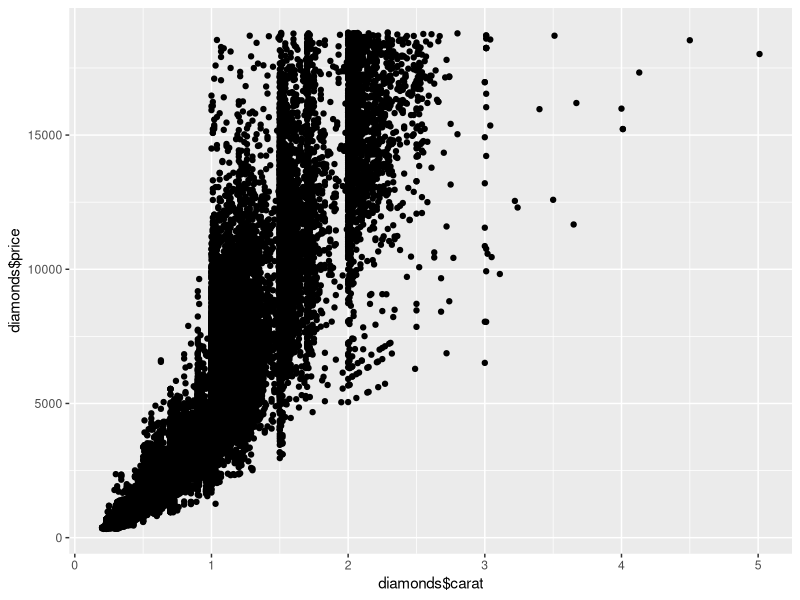
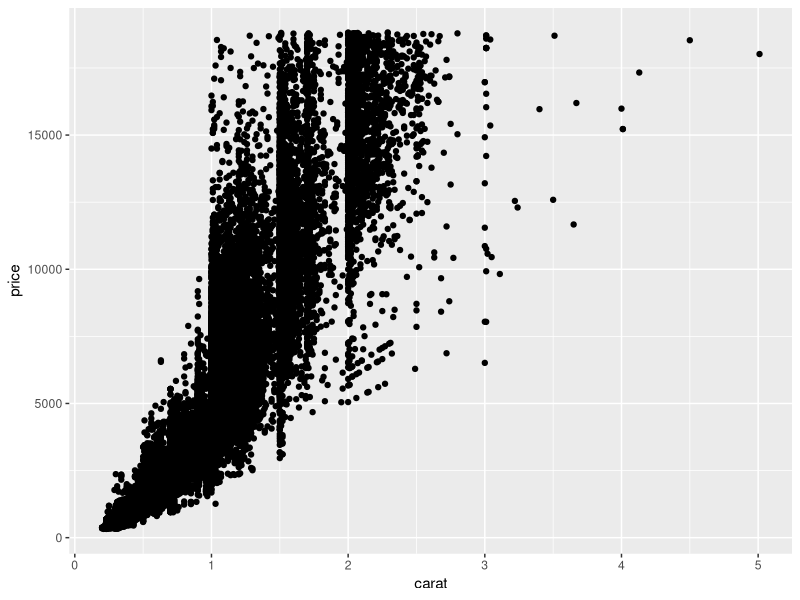
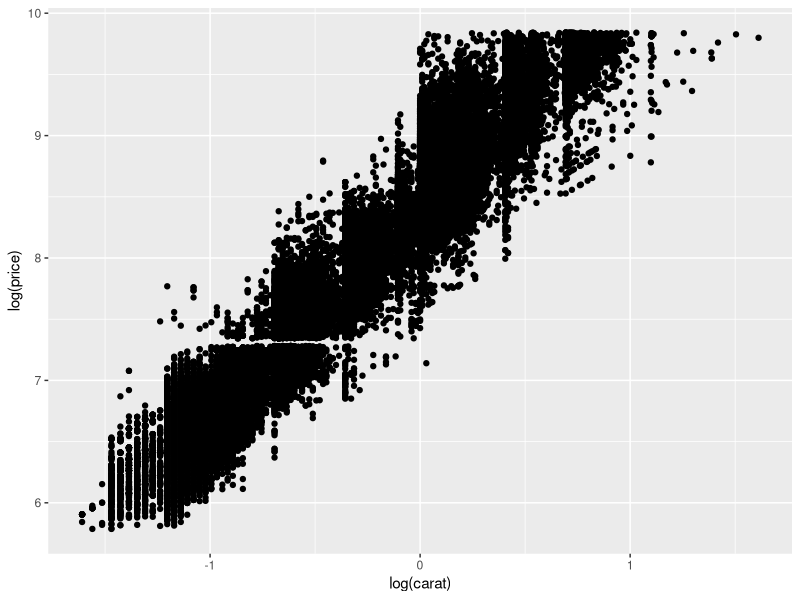
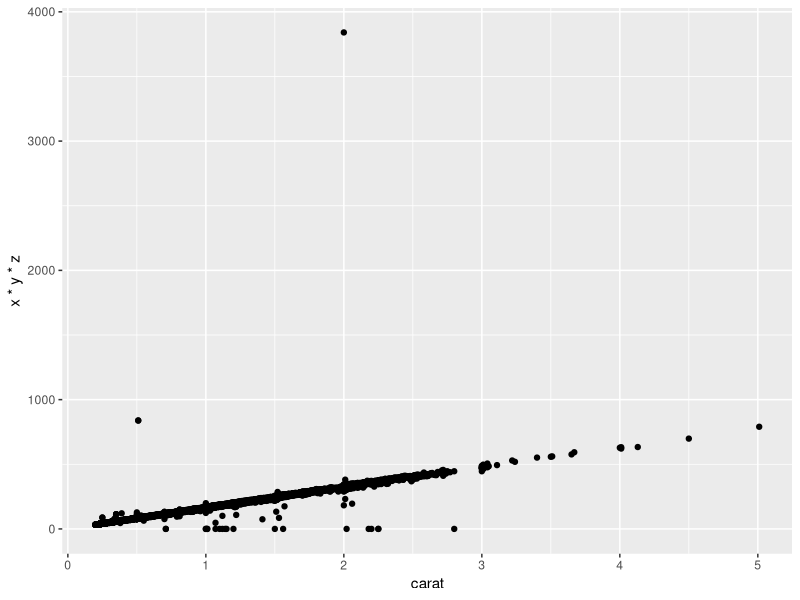
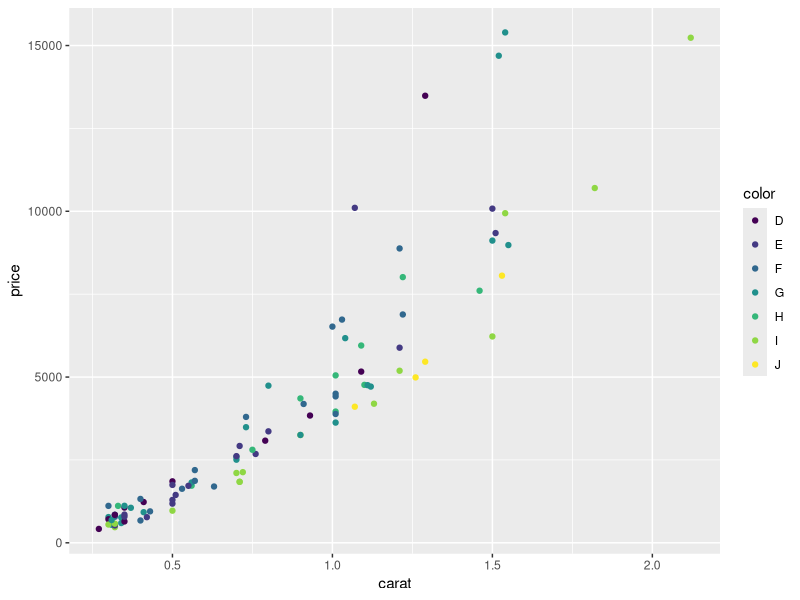
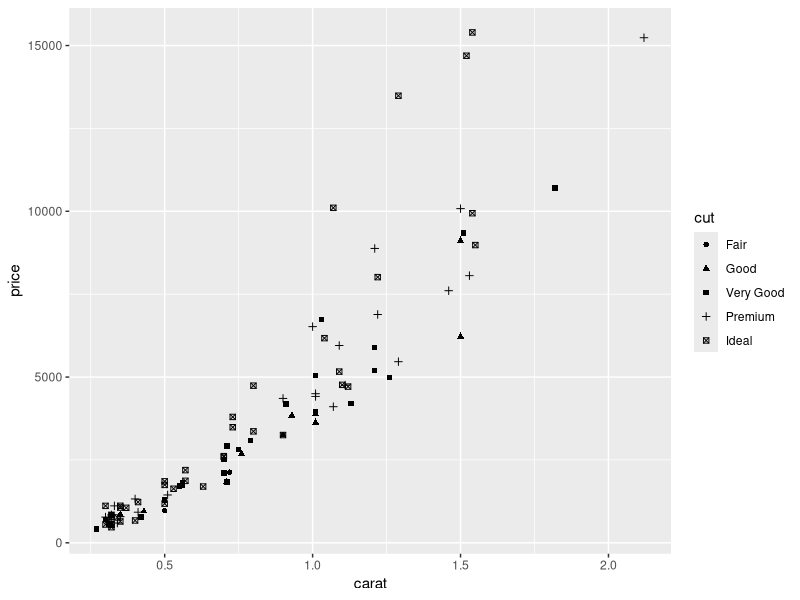
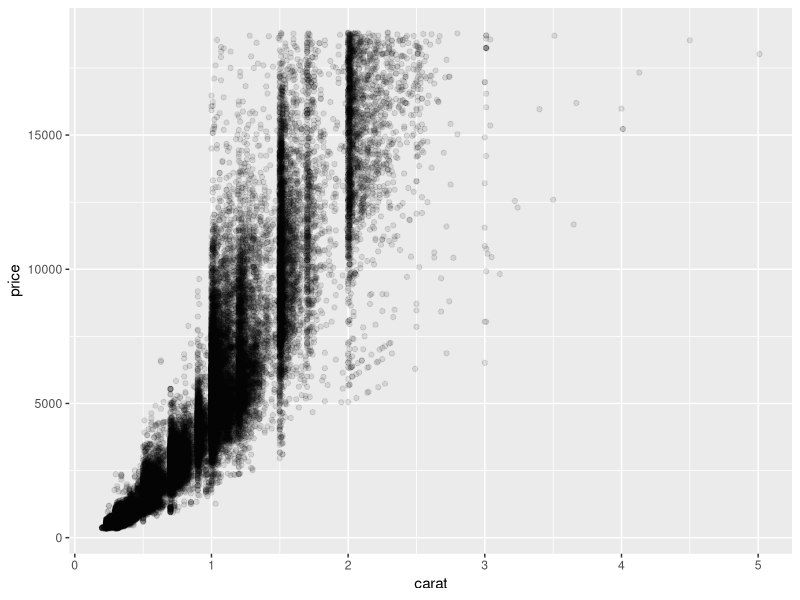
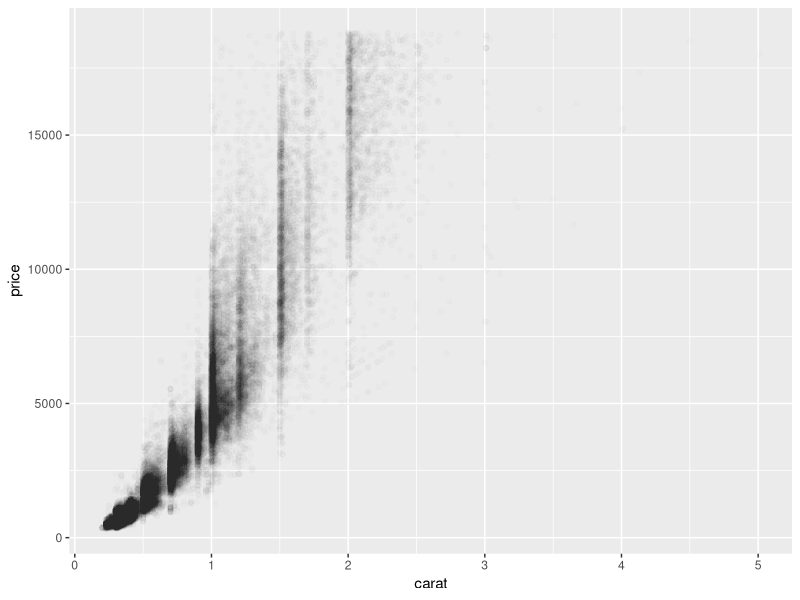

These charts were generated, in order, by the following R code:
#基本用法

#qplot 的用法與傳統的 plot 類似，前兩個參數分別是 x 軸與 y 軸的座標資料。
#另外，也可使用 data 參數指定資料來源的 data frame，這種方式會讓指令比較簡潔。


library(ggplot2)
head(diamonds)
set.seed(5)
diamonds.subset <- diamonds[sample(nrow(diamonds), 100), ]
qplot(diamonds$carat, diamonds$price)
qplot(carat, price, data = diamonds)
qplot(log(carat), log(price), data = diamonds)
qplot(carat, x * y * z, data = diamonds)



#圖形樣式

#假設我們想要依據 diamonds 中的 color 變數來替資料點著色，區別不同顏色的鑽石，可以使用 color 參數，若要以資料點的形狀區分資料，可使用 shape。


qplot(carat, price, data = diamonds.subset, color = color)
qplot(carat, price, data = diamonds.subset, shape = cut)
qplot(carat, price, data = diamonds, alpha = I(1/10))
qplot(carat, price, data = diamonds, alpha = I(1/100))


# point：使用點的方式呈現資料，也是 qplot 在繪製二維資料時預設的方式。
# smooth：以 smoother 配適資料，畫出平滑曲線與標準誤差。


qplot(carat, price, data = diamonds.subset,
      geom = c("point", "smooth"))
qplot(carat, price, data = diamonds,
      geom = c("point", "smooth"))



#箱形圖與 Jitter 資料點

#當一組資料同時含有一個類別型的變數以及一個或多個連續型的變數時，資料分析者通常都會想比較各類別中各連續型變數的分佈狀況，而最常用的圖形就是箱形圖。箱形圖僅帶有 five numbers 的資訊，若想要看到更細部的資訊，可以使用 jitter 的方式繪製資料點，它可以將每一個資料點都畫出來。在資料量太多時，可使用透明度的技巧。以 jitter 的方式繪圖可以顯示資料分佈的細部資訊，彌補箱形圖的不足。
#以 jitter 繪製資料點時，可同時配合散佈圖中的各種參數來調整圖形，例如：size、color 與 shape，而箱形圖也可以使用 color、fill 與 size 來調整顏色與線條粗細。
# boxplot：以箱形圖呈現資料分佈情形。


qplot(color, price / carat, data = diamonds, geom = "boxplot")
qplot(color, price / carat, data = diamonds, geom = "jitter")
qplot(color, price / carat, data = diamonds,
      geom = "jitter", alpha = I(1 / 5))
qplot(color, price / carat, data = diamonds, geom = "jitter",
      alpha = I(1 / 50))
qplot(color, price / carat, data = diamonds, geom = "jitter",
      alpha = I(1 / 200))



#直方圖與密度函數

#直方圖可以顯示一維資料的分佈狀況，直方圖的 bin 寬度可以使用 binwidth 參數調整。若要同時呈現多組資料、相互比較時，可以加上美學對應。當美學對應指定為一個類別型的變數時，會讓資料以此類別變數為依據區分為多個群組，所以 qplot 在這種狀況下就會用不同顏色畫出不同的鑽石顏色的資料，產生堆疊式的直方圖。
#密度函數圖的作用也跟直方圖類似，使用 adjust 參數調整密度函數圖的平滑程度，值越大，曲線越平滑，其效果類似直方圖的 bin 寬度，密度函數圖可以同時呈現多組資料的分佈，在比較多組資料時，密度函數圖可能比較容易閱讀。
#如果要將直方圖密度函數圖畫在一起，可將 y 軸的單位指定為密度，再畫出兩種圖形。
# histogram：直方圖，適用於連續型的資料，在資料是一維的情況下，預設會使用此方式。
# density：密度函數圖，適用於連續型的資料。


qplot(carat, data = diamonds, geom = "histogram")
qplot(carat, data = diamonds, geom = "histogram",
      binwidth = 0.5, xlim = c(0, 3))
qplot(carat, data = diamonds, geom = "histogram",
      binwidth = 0.01, xlim = c(0, 3))
qplot(carat, data = diamonds, geom = "histogram",
      fill = color)
qplot(carat, data = diamonds, geom = "density")
qplot(carat, data = diamonds, geom = "density", adjust = 3)
qplot(carat, data = diamonds, geom = "density",
      color = color)
qplot(carat, ..density.., data = diamonds,
      geom = c("histogram", "density"))



#長條圖

# bar：長條圖，適用於離散型的類別資料。


qplot(color, data = diamonds, geom = "bar")
qplot(color, data = diamonds, geom = "bar", weight = carat) +
  ylab("carat")



#時間序列與路徑

#line 與 path 這兩種 geom 可以用來繪製時間序列與路徑類型的資料，path 會依據資料在 data frame 中的順序，將每一個點以線段連接起來，而 line 則是會將點的順序依據 x 軸座標來排序。通常 line 圖形的 x 軸是時間的資訊，用來呈現某個變數隨著時間的變化，而 path 則是用在比較兩個變數隨的時間變化的關係。
# path：以線段連接每一個資料點。
# line：類似 "path"，但 "line" 只能產生由左至右的線段圖形。


qplot(date, unemploy / pop, data = economics, geom = "line")
qplot(date, uempmed, data = economics, geom = "line")
qplot(unemploy / pop, uempmed, data = economics,
      geom = c("point", "path"))
year <- function(x) as.POSIXlt(x)$year + 1900
qplot(unemploy / pop, uempmed, data = economics,
      geom = "path", colour = year(date))



#繪圖面（Facet）


qplot(carat, data = diamonds, facets = color ~ cut,
      geom = "histogram", binwidth = 0.1, xlim = c(0, 3))
qplot(carat, data = diamonds, facets = color ~ .,
      geom = "histogram", binwidth = 0.1, xlim = c(0, 3))


# xlim、ylim：設定 x 軸與 y 軸的繪圖範圍。
# log：指定需要對數轉換的座標軸，例如 log = "x" 就是將 x 軸經過對數轉換，而 log = "xy" 則是讓 x 與 y 軸都經過對數轉換。
# main：指定圖形的標題，可指定為一般的字串或是以 expression 來表示的數學公式。
# xlab、ylab：指定 x 軸與 y 軸的名稱，其與 main 一樣可以指定為字串或數學公式。


qplot(
  carat, price, data = diamonds.subset,
  xlab = "Price ($)", ylab = "Weight (carats)",
  main = "Price-weight relationship"
)
qplot(
  carat, price/carat, data = diamonds.subset,
  ylab = expression(frac(price,carat)),
  xlab = "Weight (carats)",
  main="Small diamonds",
  xlim = c(.2,1)
)
qplot(carat, price, data = diamonds.subset, log = "xy")



my.plot <- ggplot(diamonds, aes(carat, price, colour = cut))
my.plot <- my.plot + layer(
  geom = "point",
  stat = "identity",
  position = "identity",
  params = list(na.rm = FALSE)
)
my.plot
my.plot2 <- ggplot(diamonds, aes(x = carat))
my.plot2 <- my.plot2 + layer(
  geom = "bar",
  stat = "bin",
  position = "identity",
  params = list(
    fill = "steelblue",
    binwidth = 0.2,
    na.rm = FALSE
  )
)
my.plot2
my.plot3 <- ggplot(diamonds, aes(x = carat))
my.plot3 <- my.plot3 +
  geom_histogram(binwidth = 0.2, fill = "steelblue")
my.plot3
# 做法一
ggplot(msleep, aes(sleep_rem / sleep_total, awake)) +
  geom_point()
# 做法二
qplot(sleep_rem / sleep_total, awake, data = msleep)
# 做法一
qplot(sleep_rem / sleep_total, awake, data = msleep) +
  geom_smooth()
# 做法二
qplot(sleep_rem / sleep_total, awake, data = msleep,
      geom = c("point", "smooth"))
# 做法三
ggplot(msleep, aes(sleep_rem / sleep_total, awake)) +
  geom_point() + geom_smooth()
my.plot4 <- ggplot(msleep, aes(sleep_rem / sleep_total, awake))
summary(my.plot4)
my.plot4 <- my.plot4 + geom_point()
summary(my.plot4)
bestfit <- geom_smooth(method = "lm", se = F,
                       color = alpha("steelblue", 0.5), size = 2)
qplot(sleep_rem, sleep_total, data = msleep) + bestfit
qplot(awake, brainwt, data = msleep, log = "y") + bestfit
qplot(bodywt, brainwt, data = msleep, log = "xy") + bestfit



#資料來源

#ggplot 的資料來源一定要是 data frame，它不像 R 的其他繪圖系統一樣同時可以接受一般的向量，而這樣嚴格的設計也是有它的優點，除了讓程式碼的語法統一之外，也可以方便置換資料，直接以既有的圖層組合產生新的圖形。若要改變一個 ggplot 繪圖物件的資料來源，可以使用 %+% 運算子，使用 %+% 運算子抽換資料來源的 data frame。ggplot 在指定資料來源之後，會將資料複製一份並儲存在繪圖物件當中，後續若資料更動時，ggplot 的繪圖並不會受影響，另外由於這樣的特性，我們可以將 ggplot 繪圖物件儲存至硬碟中，之後重新載入與繪圖時也不需要載入其餘任何資料。


my.plot5 <- ggplot(mtcars, aes(mpg, wt, colour = cyl)) + geom_point()
my.plot5
mtcars.trans <- transform(mtcars, mpg = mpg ^ 2)
my.plot5 %+% mtcars.trans



#美學對應 & 繪圖與圖層


aes(x = weight, y = height, color = age)
aes(weight, height, colour = sqrt(age))
my.plot6 <- ggplot(mtcars, aes(x = mpg, y = wt))
my.plot6 <- my.plot6 + geom_point()
summary(my.plot6)
my.plot7 <- ggplot(mtcars)
my.plot7 <- my.plot7 + aes(x = mpg, y = wt)
my.plot7 <- my.plot7 + geom_point()
summary(my.plot7)
my.plot7 + geom_point(aes(colour = factor(cyl)))
my.plot7 + geom_point(aes(y = disp))
aes(y = NULL)



#設定與對應


my.plot8 <- ggplot(mtcars, aes(mpg, wt))
my.plot8 + geom_point(colour = "blue")
my.plot8 + geom_point(aes(colour = "blue"))



#美學對應與幾何圖形


my.df <- data.frame(x = 1:3, y = 1:3, z = 1:3)
qplot(x, y, data = my.df, color = factor(z), size = I(5)) +
  geom_line(size = 3, group = 1)
qplot(color, data = diamonds, geom = "bar",
      fill = cut)



#統計轉換（Stat）

#count：每個 bin 的資料點數。
#density：每個 bin 的資料點數比例。
#ncount：將 count 標準化，最大值為 1。
#ndensity：將 density 標準化，最大值為 1。


ggplot(diamonds, aes(carat)) +
  geom_histogram(aes(y = ..density..), binwidth = 0.1)
qplot(carat, ..density.., data = diamonds,
      geom="histogram", binwidth = 0.1)



#位置調整（Position）

#dodge：並列顯示。
#fill：標準化堆疊顯示。
#identity：不調整位置，適合用在一般的折線圖。
#jitter：使用 jitter 方式避免資料點重疊，通常適用於以資料點繪製類別型資料的情況。
#stack：堆疊顯示。


ggplot(diamonds, aes(clarity, fill=cut)) + geom_bar(position="dodge")
ggplot(diamonds, aes(clarity, fill=cut)) + geom_bar(position="fill")
ggplot(diamonds, aes(clarity, fill=cut)) + geom_bar(position="stack")
ggplot(diamonds, aes(clarity, group = cut)) +
  geom_line(aes(color = cut), position="identity", stat = "count")
set.seed(5)
diamonds.subset <- diamonds[sample(nrow(diamonds), 500), ]
ggplot(diamonds.subset, aes(clarity, cut)) +
  geom_point(aes(color = color), position="jitter")



#幾何圖形與統計轉換


my.plot <- ggplot(diamonds, aes(carat)) + xlim(0, 3)
my.plot + stat_bin(aes(ymax = ..count..), binwidth = 0.1, geom = "area")
my.plot + stat_bin(
  aes(size = ..density..), binwidth = 0.1,
  geom = "point", position="identity"
)

